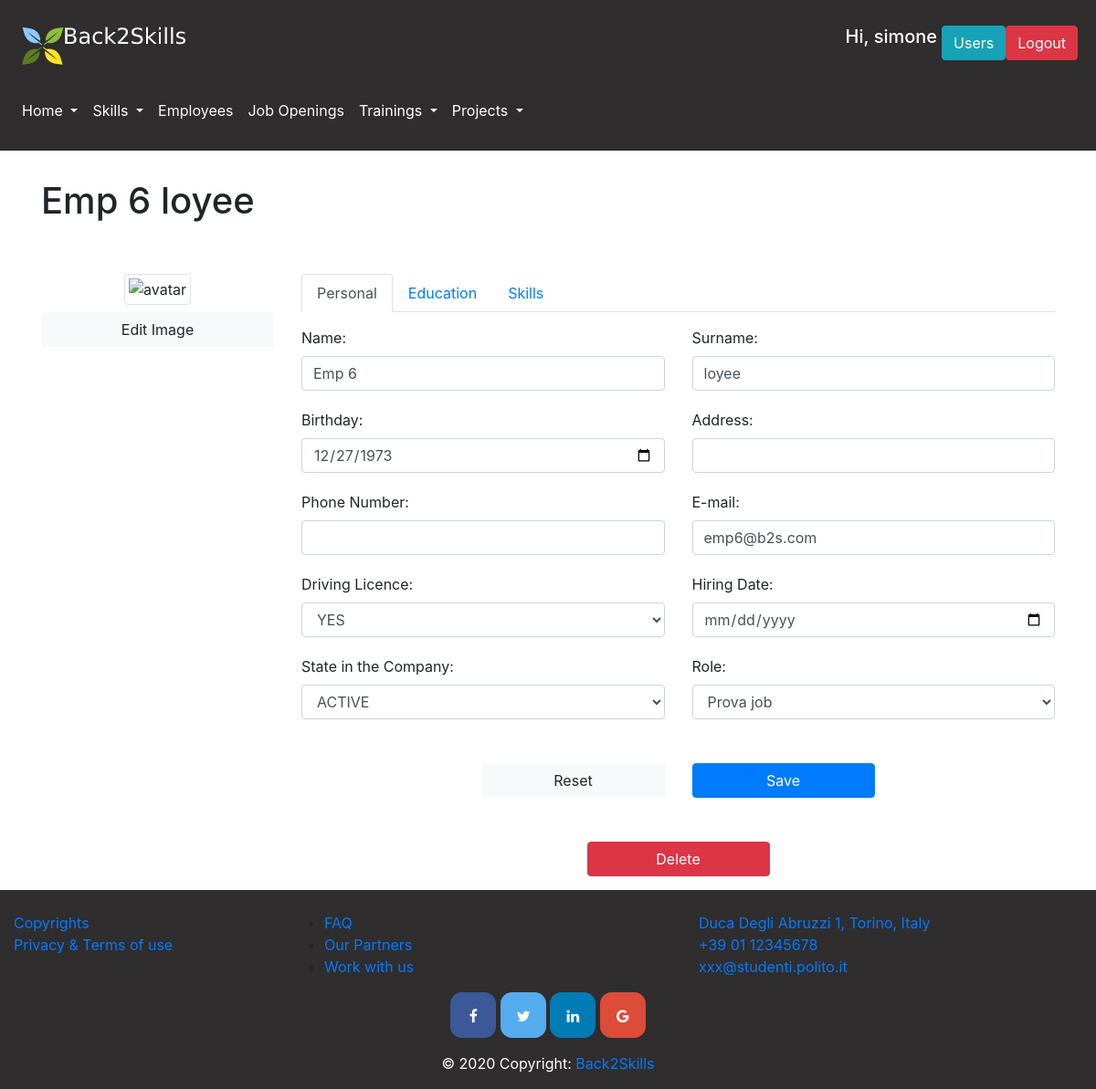
Page /edit_employee/6 (signed in) on the earlier database version.
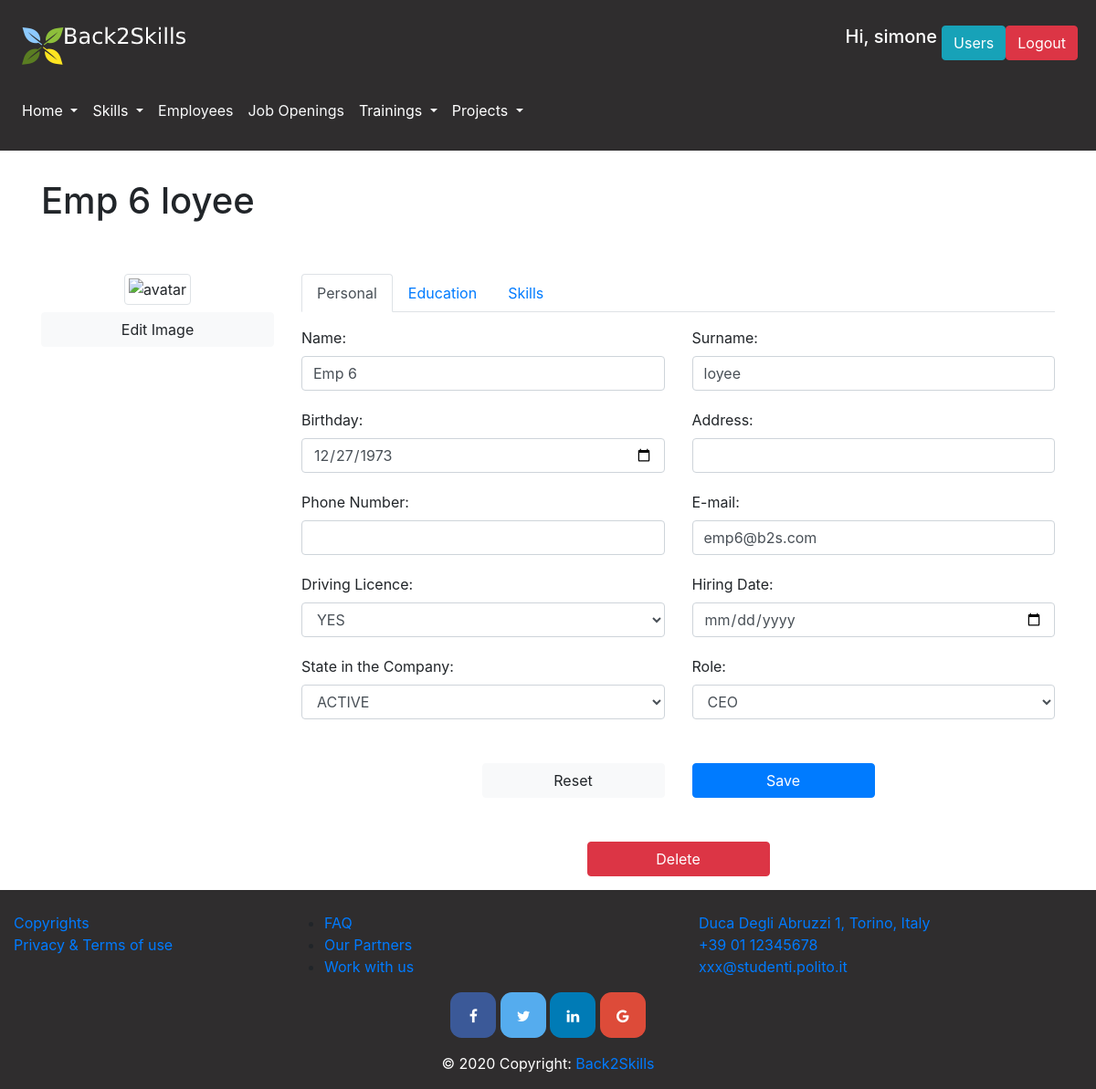
Same page on the later database version.
### database.py (models this page shows, shortened)
class Employee(db.Model):
    __tablename__ = 'employee'
    id = db.Column(db.Integer, primary_key=True)
    photo = db.Column(db.String(100), nullable=False, default='')
    cv = db.Column(db.String) #eventually we can put a link to the Curriculum Vitae file
    name = db.Column(db.String)
    surname = db.Column(db.String)
    email = db.Column(db.String)
    telephone = db.Column(db.String)
    date_of_birth = db.Column(db.Date)
    date_of_assumption = db.Column(db.Date)
    living_place = db.Column(db.String)
    driving_licence = db.Column(db.Boolean) #I would say we only specify whether he/she has it or not, so true or false
    role = db.Column(db.Integer, db.ForeignKey('role.id'))
    skill = db.relationship("Skill", secondary="employee_skill")
    training = db.relationship("Training", secondary="employee_training")
    project_role = db.relationship("Project_Role")
    state_in_company = db.Column(db.String)
    education_level = db.Column(db.String)
    language_certificate = db.Column(db.String)

### app.py (the view, shortened to what this page needs)
@app.route('/edit_employee/<int:id>', methods=['GET', 'POST'])
@login_required
def edit_employee(id):
    form = EmployeeForm()
    skills = get_skills()  # get all the skills in db
    form.role.choices = [(role.id, role.name) for role in get_roles()]
    if request.method == 'GET':
        employee = get_employee_by_id(id)
        form.name.data = employee.name
        form.surname.data = employee.surname
        form.birthday.data = employee.date_of_birth
        form.phone.data = employee.telephone
        form.email.data = employee.email
        form.driving_licence.data = employee.driving_licence
        form.living_place.data = employee.living_place
        form.date_of_assumption.data = employee.date_of_assumption
        form.state_in_company.data = employee.state_in_company
        form.role.data = employee.role
        form.education_level.data = employee.education_level
        form.language_certificate.data = employee.language_certificate
        employee_skills = get_skills_of_employee(employee.id)
        dic = []
        for employee_skill in employee_skills:
            grade = get_gradeofskill_by_emp_skill(id, employee_skill.id)
            dic.append((employee_skill.id, employee_skill.name, grade))
    return render_template('edit_employee.html', employee=employee, form=form, employee_skills=employee_skills,
                           skills=skills, dic=dic)

### app.py
class EmployeeForm(FlaskForm):
    name = StringField('Name:', [validators.DataRequired()])
    surname = StringField('Surname:', validators=[DataRequired()])
    birthday = DateField('Birthday:', format='%Y-%m-%d', validators=[DataRequired()])
    living_place = StringField('Address:', validators=[DataRequired()])
    phone = StringField('Phone Number:', validators=[DataRequired()])
    email = StringField('E-mail:', validators=[DataRequired()])
    driving_licence = SelectField(u'Driving Licence:', choices=[(True, 'YES'), (False, 'NO')],
                                  validators=[InputRequired()], coerce=lambda x: x == 'True')
    date_of_assumption = DateField('Hiring Date:', format='%Y-%m-%d')
    role = SelectField(u'Role:', coerce=int)
    state_in_company = SelectField(u'State in the Company:',
                                   choices=[('active', 'ACTIVE'), ('layoffs', 'LAYOFFS'), ('holidays', 'HOLIDAYS')],
                                   validators=[InputRequired()])
    education_level = StringField('Level of Education')
    language_certificate = StringField('Language Certifications')
    submit = SubmitField('Save')

### templates/edit_employee.html (shortened to what the changed rows need)
{% extends "layout.html" %}
    {% block pageContent %}
    <div class="container">
        {% if current_user.is_authenticated and current_user.admin %}
        <div class="row mt-3">
            <div class="col-sm-10">
                <h1>{{ employee.name }} {{ employee.surname }}</h1>
            </div>
        </div>
        <form method=post enctype=multipart/form-data id="form">
            <div class="row mt-5">
                <div class="col-sm-3">
                    <div class="text-center">
                        {% if employee.photo != "default"%}
                        <img src="/static/images/profile/{{ employee.photo }}" class="avatar img-circle img-thumbnail"
                            alt="avatar" id="avatarImg">
                        {% else %}
                        <img src="http://ssl.gstatic.com/accounts/ui/avatar_2x.png"
                            class="avatar img-circle img-thumbnail" alt="avatar" id="avatarImg">
                        {% endif%}
                        <div class="mt-2">
                            <span class="btn btn-light btn-block btn-file">
                                Edit Image
                            </span>
                        </div>
                    </div>
                </div>
                <div class="col-sm-9">
                    <ul class="nav nav-tabs" id="myTab" role="tablist">
                        <li class="nav-item">
                            <a class="nav-link active" id="home-tab" data-toggle="tab" href="#home" role="tab"
                                aria-selected="true">Personal</a>
                        </li>
                        <li class="nav-item">
                            <a class="nav-link" id="profile-tab" data-toggle="tab" href="#profile" role="tab"
                                aria-selected="false">Education</a>
                        </li>
                        <li class="nav-item">
                            <a class="nav-link" id="skill-tab" data-toggle="tab" href="#skill" role="tab"
                                aria-selected="false">Skills</a>
                        </li>
                    </ul>
                    <div class="tab-content" id="myTabContent">
                        <div class="tab-pane fade show active" id="home" role="tabpanel" aria-labelledby="home-tab">
                            <div class="row mt-3">
                                <div class="col-6">
                                    {{ form.name.label }}
                                    {{ form.name(class='form-control') }}
                                </div>
                                <div class="col-6">
                                    {{ form.surname.label }}
                                    {{ form.surname(class='form-control') }}
                                </div>
                            </div>
                            <div class="row mt-3">
                                <div class="col-6 mt-1">
                                    {{ form.birthday.label }}
                                    {{ form.birthday(class='form-control',type="date") }}
                                </div>
                                <div class="col-6 mt-1">
                                    {{ form.living_place.label }}
                                    {{ form.living_place(class='form-control') }}
                                </div>
                            </div>
                            <div class="row mt-3">
                                <div class="col-6 mt-1">
                                    {{ form.phone.label }}
                                    {{ form.phone(class='form-control') }}
                                </div>
                                <div class="col-6 mt-1">
                                    {{ form.email.label }}
                                    {{ form.email(class='form-control') }}
                                </div>
                            </div>
                            <div class="row mt-3">
                                <div class="col-6 mt-1">
                                    {{ form.driving_licence.label }}
                                    {{ form.driving_licence(class='form-control') }}
                                </div>
                                <div class="col-6 mt-1">
                                    {{ form.date_of_assumption.label }}
                                    {{ form.date_of_assumption(class='form-control', type="date") }}
                                </div>
                            </div>
                            <div class="row mt-3">
                                <div class="col-6 mt-1">
                                    {{ form.state_in_company.label }}
                                    {{ form.state_in_company(class='form-control') }}
                                </div>
                                <div class="col-6 mt-1">
                                    {{ form.role.label }}
                                    {{ form.role(class='form-control') }}
                                </div>
                            </div>
                        </div>
                        <div class="row mt-5 ">
                            <div class="col-6 text-right">
                                <input type="reset" style="width: 200px" value="Reset" class="btn btn-light">
                            </div>
                            <div class="col-6">
                                {{ form.submit(class="btn btn-primary",style="width: 200px" ) }}{{ form.hidden_tag() }}
                            </div>
                        </div>
                        <div class="row mt-5 justify-content-center">
                            {% if employee!=None %}
                            <div>
                                <a style="width: 200px" class=" text-white btn btn-danger"
                                    href="{{ url_for('delete_employee_page',id=employee.id) }}">
                                    Delete
                                </a>
                            </div>
                            {% endif %}
                        </div>
                    </div>
                </div>
            </div>
        </form>
        {% else %}
            <h2>You must be an admin to edit a user's information</h2>
        {% endif %}
    </div>
    {% endblock %}

Differences in the rows shown:
changed Employee "Emp 6": role "Prova job" → "CEO"
